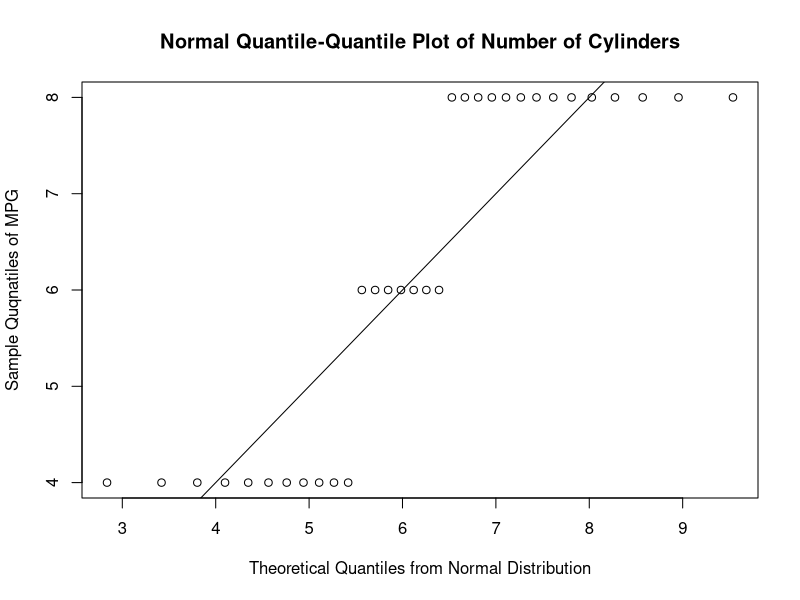
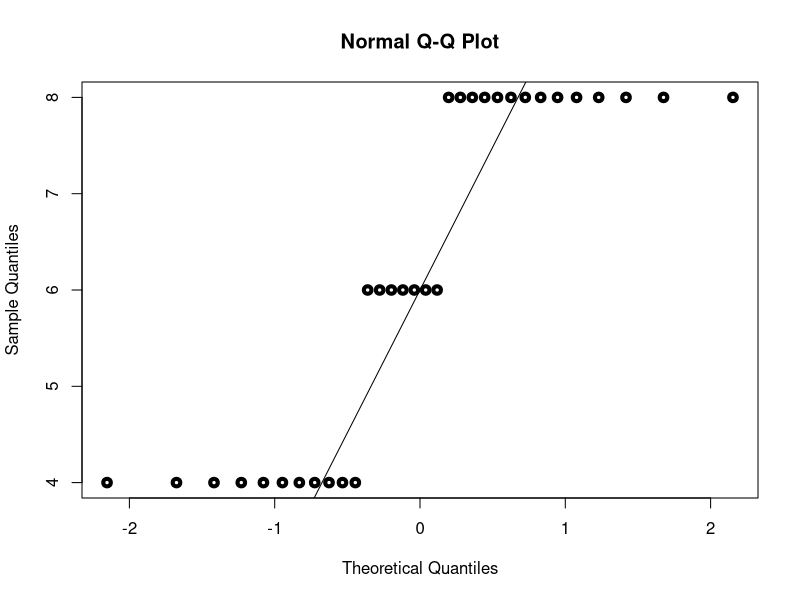

The R source for these figures, in order:
## ---- chunk 1
knitr::opts_chunk$set(echo = TRUE)
## ---- chunk 2
data(mtcars)

cyl <- mtcars$cyl
n <- length(cyl)

mean.cyl<- mean(cyl)
std.cyl <- sd(cyl)
var.cyl <- var(cyl)

prob <- (1:n)/(n+1)
normal.quantiles = qnorm(prob, mean(cyl), sd(cyl))
## ---- chunk 3
plot(sort(normal.quantiles), sort(cyl) , xlab = 'Theoretical Quantiles from Normal Distribution', ylab = 'Sample Quqnatiles of MPG', main = 'Normal Quantile-Quantile Plot of Number of Cylinders')
abline(0,1)


qqnorm(cyl,lwd=4,pch=1)
qqline(cyl)
